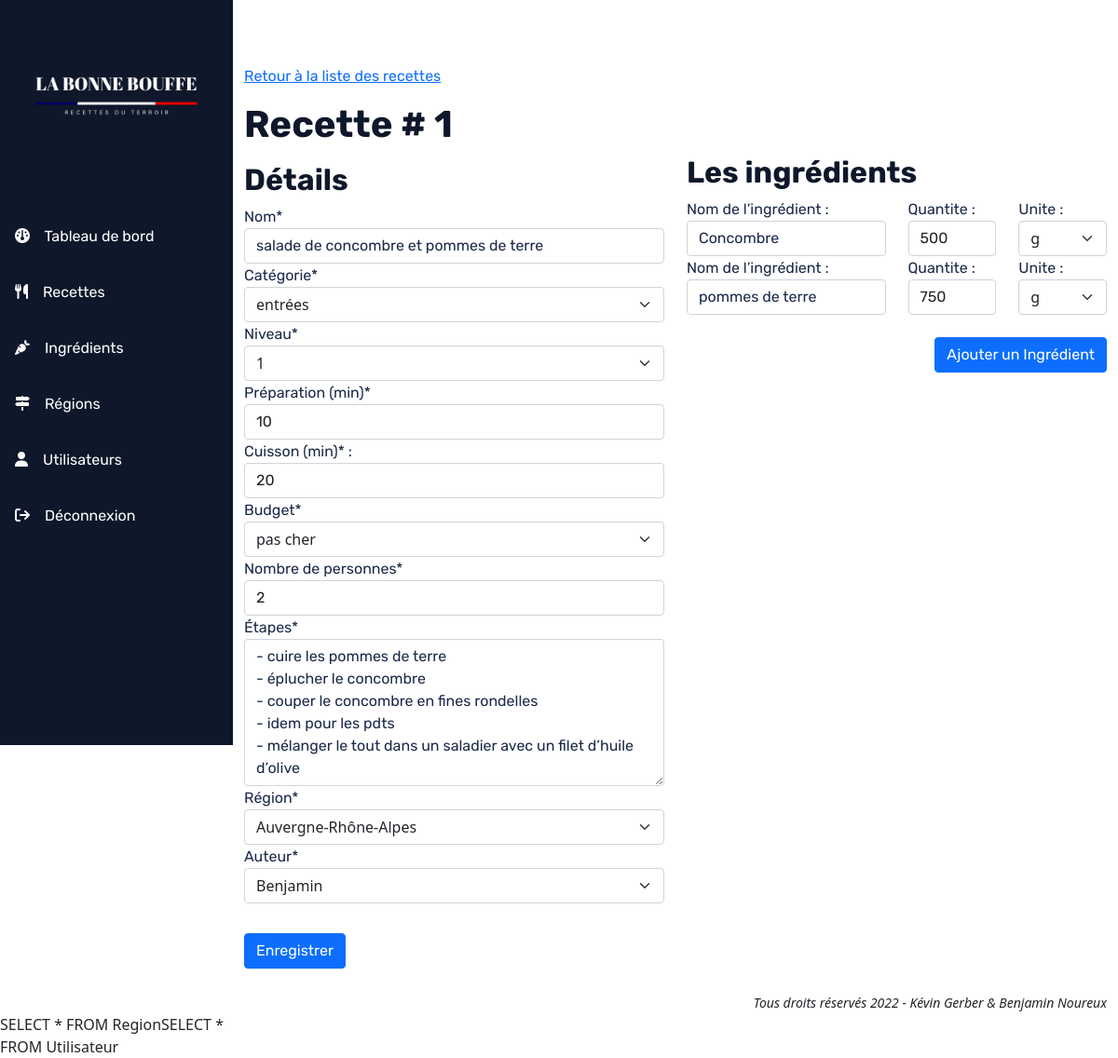
Page /index.php?p=recette&action=edit&id=1 on the committed database.
### tables this page shows
CREATE TABLE `Recette` (
  `id` int NOT NULL,
  `nom` varchar(255) NOT NULL,
  `categorie` varchar(255) NOT NULL,
  `niveau` int NOT NULL,
  `tpsPrepa` int NOT NULL,
  `tpsCuisson` int NOT NULL,
  `budget` varchar(50) NOT NULL,
  `nbPers` int NOT NULL,
  `etapes` mediumtext NOT NULL,
  `utilisateurID` int NOT NULL,
  `regionID` int NOT NULL
);

CREATE TABLE `Region` (
  `id` int NOT NULL,
  `nom` varchar(50) NOT NULL
);

CREATE TABLE `Utilisateur` (
  `id` int NOT NULL,
  `email` varchar(255) NOT NULL,
  CONSTRAINT AK_email UNIQUE(email),
  `mdp` varchar(50) NOT NULL,
  `nom` varchar(255) NOT NULL,
  `role` varchar(50) NOT NULL
);

CREATE TABLE `composition` (
  `id_ingredient` int NOT NULL,
  `id_recette` int NOT NULL,
  `quantite` int NOT NULL
);

CREATE TABLE `Ingredient` (
  `id` int NOT NULL,
  `nom` varchar(50) NOT NULL,
  `uniteMesure` enum('g','kg','cl','l','cac','cas','pincée') NOT NULL
);

### src/controller/RecetteController.php (called while the page is built, shortened)
<?php
require_once './src/model/manager/IngredientManager.php';
class RecetteController
{
    private static string $tableName = 'Recette';
    public static function edit(string $id): void
    {
        $recetteManager = new RecetteManager();
        $ingredientManager = new IngredientManager();
        $utilisateurManager = new UtilisateurManager();
        $regionManager = new RegionManager();
        $recette = $recetteManager->getOne(intval($id), RecetteController::$tableName);
        $ingredients = $ingredientManager->getAllByRecipe($id);
        $region = $regionManager->getOne($recette->getRegionID(), 'Region');
        $utilisateur = $utilisateurManager->getOne($recette->getUtilisateurID(), 'Utilisateur');
        require_once './src/view/recettes/edit-recette.php';
    }
}

### src/model/manager/EntityManager.php (called while the page is built, shortened)
<?php
require_once './src/model/entity/Ingredient.php';
require_once './src/model/entity/Recette.php';
require_once './src/model/entity/Region.php';
require_once './src/model/entity/Utilisateur.php';
class EntityManager
{
    public function getOne(int $id, string $entityName)
    {
        $bdd = DbManager::DBConnect();
        $sql = 'SELECT * FROM ' . htmlentities($entityName) . ' WHERE id = ' . htmlentities($id);
        $requete = $bdd->query($sql);
        $requete->setFetchMode(PDO::FETCH_CLASS, $entityName);
        $entity = $requete->fetch();
        return $entity;
    }
    public function getAll(string $entityName)
    {
        $entities = [];
        $bdd = DbManager::DBConnect();
        $sql = 'SELECT * FROM ' . htmlentities($entityName);
        print_r($sql);
        $requete = $bdd->query($sql);
        $requete->setFetchMode(PDO::FETCH_CLASS, $entityName);
        while ($entity = $requete->fetch()) {
            $entities[] = $entity;
        }
        return $entities;
    }
}

### src/model/entity/Recette.php (called while the page is built, shortened)
<?php
class Recette extends Entity
{
    protected int $id;
    protected string $nom;
    protected string $categorie;
    protected int $niveau;
    protected int $tpsPrepa;
    protected int $tpsCuisson;
    protected string $budget;
    protected int $nbPers;
    protected string $etapes;
    public function getId(): int
    {
        return $this->id;
    }
    public function getNom(): string
    {
        return $this->nom;
    }
    public function getCategorie(): string
    {
        return $this->categorie;
    }
    public function getNiveau(): int
    {
        return $this->niveau;
    }
    public function getTpsPrepa(): int
    {
        return $this->tpsPrepa;
    }
    public function getTpsCuisson(): int
    {
        return $this->tpsCuisson;
    }
    public function getBudget(): string
    {
        return $this->budget;
    }
    public function getNbPers(): int
    {
        return $this->nbPers;
    }
    public function getEtapes(): string
    {
        return $this->etapes;
    }
}

### src/model/entity/Region.php (called while the page is built, shortened)
<?php
class Region extends Entity
{
    protected string $nom;
    public function getNom(): string
    {
        return $this->nom;
    }
}

### src/model/entity/Utilisateur.php (called while the page is built, shortened)
<?php
class Utilisateur extends Entity
{
    protected string $nom;
    public function getNom(): string
    {
        return $this->nom;
    }
}

### src/model/manager/IngredientManager.php (called while the page is built, shortened)
<?php
require_once './src/model/manager/EntityManager.php';
require_once './src/model/entity/Ingredient.php';
class IngredientManager extends EntityManager
{
    public function getAllByRecipe(int $recipeId): iterable
    {
        $bdd = DbManager::DBConnect();
        $requete = $bdd->prepare('SELECT i.id as id, i.nom as nom, i.uniteMesure as uniteMesure, c.quantite as quantite
                                        FROM Ingredient i
                                        JOIN composition c ON i.id = c.id_ingredient
                                        JOIN Recette r ON c.id_recette = r.id
                                        WHERE r.id = :id;
        ');
        $requete->bindValue(':id', $recipeId);
        $requete->execute();
        $ingredients = [];
        while ($donnees = $requete->fetch(PDO::FETCH_ASSOC)) {
            $ingredient = new Ingredient($donnees);
            $ingredients[] = [$ingredient, $donnees['quantite']];
        }
        return $ingredients;
    }
}

### src/model/entity/Ingredient.php (called while the page is built, shortened)
<?php
class Ingredient extends Entity
{
    protected string $nom;
    protected string $uniteMesure;
    public function __construct(array $donnees = null)
    {
        if ($donnees !== null) {
            foreach ($donnees as $key => $value) {
                $method = 'set' . ucfirst($key);
            }
        }
    }
    public function getNom(): string
    {
        return $this->nom;
    }
    public function setNom(string $nom): void
    {
        $this->nom = $nom;
    }
    public function getUniteMesure(): string
    {
        return $this->uniteMesure;
    }
    public function setUniteMesure(string $uniteMesure): void
    {
        $this->uniteMesure = $uniteMesure;
    }
}

### src/view/recettes/edit-recette.php (the view, shortened to what this page needs)
<main>
    <div class="container">
        <div class="row">
            <div class="col">
                <p><a href="./index.php?p=recette">Retour à la liste des recettes</a></p>
                <h1>Recette # <?= $recette->getId(); ?> </h1>
            </div>
        </div>
    </div>
    <div class="container">
        <div class="row">
            <div class="col">
                <form action="./index.php?p=recette&action=edit&id=<?= $recette->getId(); ?>" method="post" class="row">
                    <div class="form-group mt-2 col-12 col-lg-6 mb-2">
                        <h2>Détails</h2>
                        <label for="nom">Nom*</label>
                        <input required type="text" name="nom" class="form-control" value="<?= $recette->getNom(); ?>">
                        <label for="categorie">Catégorie*</label>
                        <select id="categorie" name="categorie" class="form-select">
                            <option><?= $recette->getCategorie();?></option>
                        </select>
                        <label for="niveau">Niveau*</label>
                        <select id="niveau" name="niveau" class="form-select">
                            <option><?= $recette->getNiveau();?></option>
                        </select>
                        <label for="tpsPrepa">Préparation (min)*</label>
                        <input required type="number" min="0" max ="1440" name="tpsPrepa" class="form-control" value="<?= $recette->getTpsPrepa(); ?>">
                        <label for="tpsCuisson">Cuisson (min)* :</label>
                        <input required type="number" min="0" max ="1440" name="tpsCuisson" class="form-control"
                               value="<?= $recette->getTpsCuisson(); ?>">
                        <label for="budget">Budget*</label>
                        <select id="budget" name="budget" class="form-select">
                            <option><?= $recette->getBudget();?></option>
                        </select>
                        <label for="nbPers">Nombre de personnes*</label>
                        <input required type="number" min="1" max="20" name="nbPers" class="form-control" value="<?= $recette->getNbPers(); ?>">
                        <label for="etapes">Étapes*</label>
                        <textarea required class="form-control" name="etapes" rows="6"><?= $recette->getEtapes(); ?></textarea>
                        <label for="region">Région*</label>
                        <select id="region" name="region" class="form-select">
                            <option><?= $region->getNom();?></option>
                        </select>
                        <label for="auteur">Auteur*</label>
                        <select id="auteur" name="auteur" class="form-select">
                            <option><?= $utilisateur->getNom();?></option>
                        </select>
                    </div>
                    <div class="col-12 col-lg-6">
                        <h2>Les ingrédients</h2>
                        <?php foreach ($ingredients as $ingredient):?>
                        <div class="row">
                                <div class="col-6">
                                    <label for="nomIngredient">Nom de l’ingrédient :</label>
                                    <input required type="text" name="nomIngredient" class="form-control" value="<?= $ingredient[0]->getNom(); ?>">
                                </div>
                                <div class="col-3">
                                    <label for="nomIngredient">Quantite :</label>
                                    <input required type="number" min="1" max="999" name="nomIngredient" class="form-control" value="<?= $ingredient[1]; ?>">
                                </div>
                                <div class="col-3">
                                    <label for="uniteMesure">Unite :</label>
                                    <select id="uniteMesure" name="uniteMesure" class="form-select">
                                        <option><?= $ingredient[0]->getUniteMesure();?></option>
                                    </select>
                                </div>
                        </div>
                        <?php endforeach;?>
                        <div class="row">
                            <div class="col text-end mt-4">
                                <a id="addNewIngredient" class="btn btn-primary">Ajouter un Ingrédient</a>
                            </div>
                        </div>
                    </div>
                    <div class="form-group mt-4">
                        <input class="btn btn-primary" type="submit" value="Enregistrer">
                    </div>
                </form>
            </div>
        </div>
    </div>
</main>

### public/css/style.css (style rules this page uses)
:root { --bg-dark: #0f172a; --title-dark: #0f172a; --text-light: #fefefe; --text-dark: #1C294A; }
body { display: grid; grid-template: "menu content" "menu content" "menu footer"; grid-template-columns: 250px 1fr; }
main { grid-area: content; }
h1, h2, h3, h4, h5, h6 { font-family: 'Rubik', 'sans-serif'; font-weight: bold; color: var(--title-dark); }
p, a, table, input, textarea, label { font-family: 'Rubik', 'sans-serif'; }
p, td, th, textarea, label, input[type='text'], input[type='email'], input[type='password'] { color: var(--text-dark) !important; }
main { padding-top: 70px; min-height: 90vh; }

### rows in the picture
recette: id "1", nom "salade de concombre et pommes de terre", categorie "entrées", niveau "1", tpsPrepa "10", tpsCuisson "20", budget "pas cher", nbPers "2", etapes "- cuire les pommes de terre - éplucher le concombre - couper le concombre en fines rondelles - idem pour les pdts - mélanger le tout dans un saladier avec un filet d’huile d’olive"
region: region "Auvergne-Rhône-Alpes"
utilisateur: auteur "Benjamin"
composition: nomIngredient "Concombre", nomIngredient "500", uniteMesure "g"
composition: nomIngredient "pommes de terre", nomIngredient "750", uniteMesure "g"
